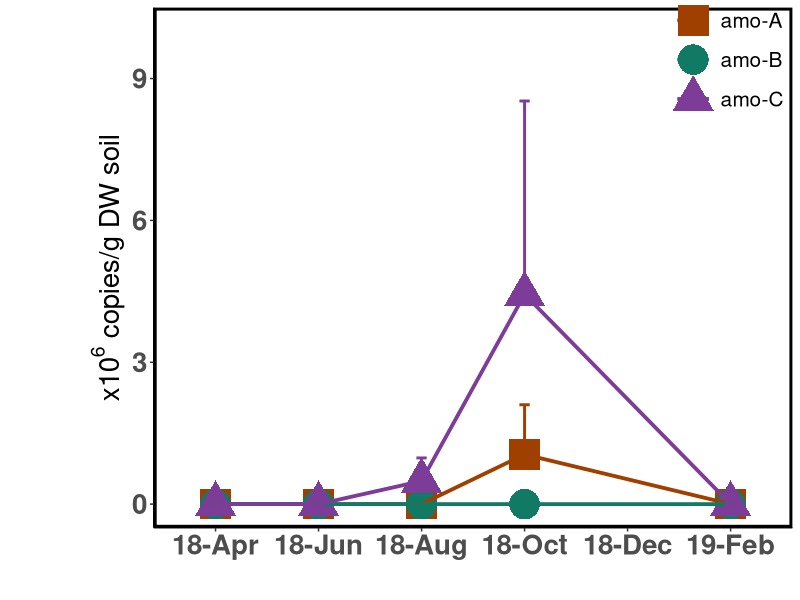
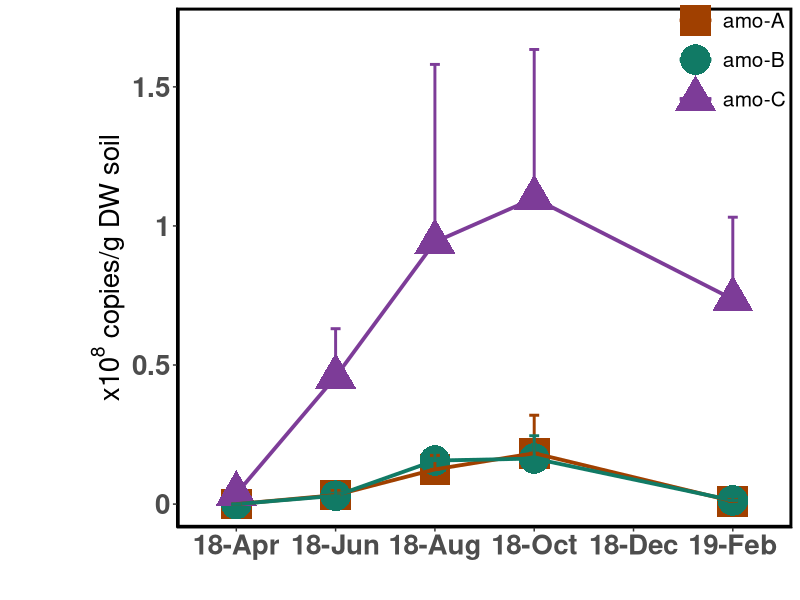
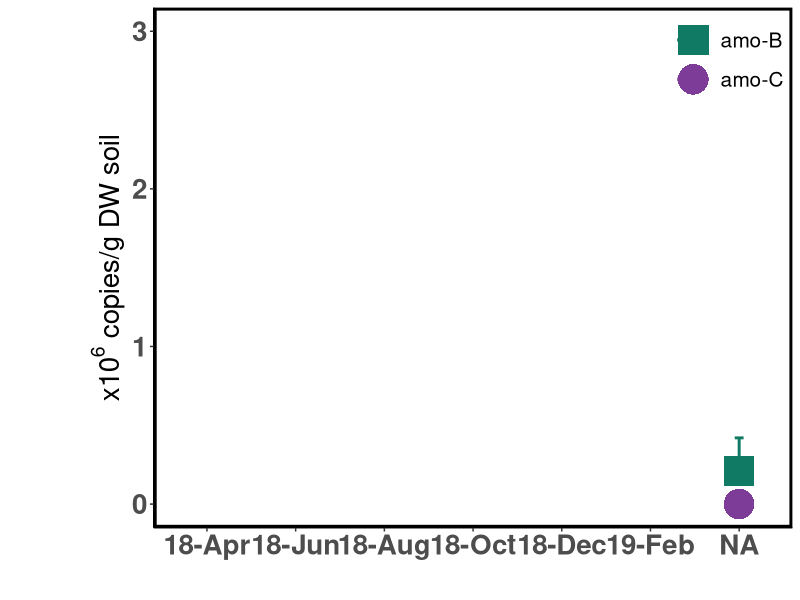
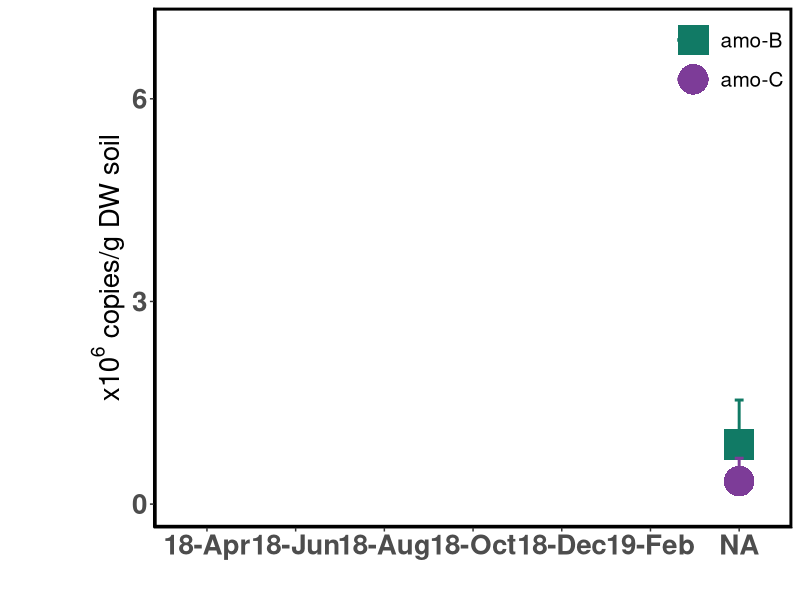

These figures' R source, in order:
################################################################################
#                                                                              #
# Analysis of metatranscriptomic dataset for PW + CW, 04.2018 - 02.2019        #
#                                                                              #
# Author: Anna Burns                                                           #
# Last edited: 15.01.2024                                                      #
#                                                                              #
################################################################################

################################################################################
# Required packages                                                            #
################################################################################

library(dplyr)
library(stringr)
library(tidyverse)
library(RColorBrewer)
library(lubridate)

################################################################################
# Data upload                                                                  #
################################################################################

aoa <- read.csv('Data/mRNA.aoa.absolute.csv')

aob <- read.csv('Data/mRNA.aob.absolute.csv')

################################################################################
# Functions                                                                    #
################################################################################

################################################################################
# Code                                                                         #
################################################################################

# preparing aoa data

aoa$month <- factor(aoa$month, levels = c('18Apr', '18Jun', '18Aug', '18Oct', '18Dec', '19Feb'))

aoa_summary <- aoa %>% group_by(Site, month, Subunit) %>% summarise(mean = mean(Amount), sd = sd(Amount), n = n(), se = sd/sqrt(n))

aoa_summary$month2 <- str_c(str_sub(aoa_summary$month, 1, 2), str_sub(aoa_summary$month, 3,5), sep = '-')

aoa_summary$month2 <- factor(aoa_summary$month2, levels = c('18-Apr', '18-Jun', '18-Aug', '18-Oct', '18-Dec', '19-Feb'))

# preparing aob data

aob$month <- factor(aob$month, levels = c('18Apr', '18Jun', '18Aug', '18Oct', '18Dec', '19Feb'))

aob_summary <- aob %>% group_by(Site, month, Subunit) %>% summarise(mean = mean(Amount), sd = sd(Amount), n = n(), se = sd/sqrt(n))

aob_summary$month2 <- str_c(str_sub(aob_summary$month, 1, 2), str_sub(aob_summary$month, 3,5), sep = '-')

aob_summary$month2 <- factor(aob_summary$month2, levels = c('18-Apr', '18-Jun', '18-Aug', '18-Oct', '18-Dec', '19-Feb'))

################################################################################
# Figures and Statistics                                                       #
################################################################################

# aoa

## coastal wet site

ggplot(aoa_summary[aoa_summary$Site == 'CW',], aes(x = month2, y = mean, col = Subunit, group = Subunit)) +
  geom_point(aes(shape = Subunit), size = 10) + 
  geom_line(linewidth = 1.3) + 
  theme_classic() + 
  geom_errorbar(aes(ymax = mean + se, ymin = mean, color = Subunit), width = 0.1, linewidth = 1) +
  scale_shape_manual(values = c(15,16,17)) + 
  scale_color_manual(values = c("#A04000","#117A65","#7D3C98")) + 
  scale_y_continuous(limits = c(0, 1e7), breaks = c(0, 3e6, 6e6, 9e6), labels = c(0.0,3.0, 6.0,9.0)) +
  scale_x_discrete(drop = FALSE) + 
  labs(y = expression(paste(x10^{6}, ' copies/g DW soil')), x = '') + 
  theme(axis.title=element_text(size=20,face = "bold"),
        axis.title.y=element_text(margin = margin(l = 60)),
        axis.text=element_text(size=20,face = "bold"),
        title = element_text(size = 20, face = 'bold'),
        panel.border = element_rect(linetype = "solid", colour = "black", fill = NA, size=2),
        panel.background = element_rect(fill = NA),panel.grid.major = element_blank(),legend.position = c(0.9,0.9),
        legend.text = element_text(size = 15),legend.key = element_rect(fill = NA),legend.title = element_blank(),
        legend.background = element_blank())

## percolation wet site

ggplot(aoa_summary[aoa_summary$Site == 'PW',], aes(x = month2, y = mean, col = Subunit, group = Subunit)) +
  geom_point(aes(shape = Subunit), size = 10) + 
  geom_line(size = 1.3) + 
  theme_classic() + 
  geom_errorbar(aes(ymax = mean + se, ymin = mean, color = Subunit), width = 0.1, linewidth = 1) +
  scale_shape_manual(values = c(15,16,17)) + 
  scale_color_manual(values = c("#A04000","#117A65","#7D3C98")) + 
  scale_y_continuous(limits = c(0, 1.7e8), breaks = c(0, 5e7, 1e8, 1.5e8), labels = c(0,0.5,1.0,1.5)) +
  scale_x_discrete(drop = FALSE) + 
  labs(x = '', y = expression(paste(x10^{8}, ' copies/g DW soil'))) +
  theme(axis.title=element_text(size=20,face = "bold"),axis.text=element_text(size=20,face = "bold"),
        title = element_text(size = 20, face = 'bold'),
        axis.title.y=element_text(margin = margin(l = 60)),
        panel.border = element_rect(linetype = "solid", colour = "black", fill = NA, size=2),
        panel.background = element_rect(fill = NA),panel.grid.major = element_blank(),legend.position = c(0.9,0.9),
        legend.text = element_text(size = 15),legend.key = element_rect(fill = NA),legend.title = element_blank(),
        legend.background = element_blank())

# aob

# coastal wet site

ggplot(aob_summary[aob_summary$Site == 'CW',], aes(x = month2, y = mean, col = Subunit, group = Subunit)) +
  geom_point(aes(shape = Subunit), size = 10) + 
  geom_line(size = 1.3) + 
  theme_classic() + 
  geom_errorbar(aes(ymax = mean + se, ymin = mean, color = Subunit), width = 0.1, linewidth = 1) +
  scale_shape_manual(values = c(15,16,17)) + 
  scale_color_manual(values = c("#117A65","#7D3C98")) + 
  scale_y_continuous(limits = c(0, 3e6), breaks = c(0, 1e6, 2e6, 3e6), labels = c(0,1,2,3)) +
  scale_x_discrete(drop = FALSE) + 
  labs(x = '', y = expression(paste(x10^{6}, ' copies/g DW soil'))) +
  theme(axis.title=element_text(size=20,face = "bold"),axis.text=element_text(size=20,face = "bold"),
        title = element_text(size = 20, face = 'bold'),
        axis.title.y=element_text(margin = margin(l = 60)),
        panel.border = element_rect(linetype = "solid", colour = "black", fill = NA, size=2),
        panel.background = element_rect(fill = NA),panel.grid.major = element_blank(),legend.position = c(0.9,0.9),
        legend.text = element_text(size = 15),legend.key = element_rect(fill = NA),legend.title = element_blank(),
        legend.background = element_blank())

# percolation wet site

ggplot(aob_summary[aob_summary$Site == 'PW',], aes(x = month2, y = mean, col = Subunit, group = Subunit)) +
  geom_point(aes(shape = Subunit), size = 10) + 
  geom_line(size = 1.3) + 
  theme_classic() + 
  geom_errorbar(aes(ymax = mean + se, ymin = mean, color = Subunit), width = 0.1, linewidth = 1) +
  scale_shape_manual(values = c(15,16,17)) + 
  scale_color_manual(values = c("#117A65","#7D3C98")) + 
  scale_y_continuous(limits = c(0,7e6), breaks = c(0, 3e6, 6e6), labels = c(0,3,6)) +
  scale_x_discrete(drop = FALSE) + 
  labs(x = '', y = expression(paste(x10^{6}, ' copies/g DW soil'))) +
  theme(axis.title=element_text(size=20,face = "bold"),axis.text=element_text(size=20,face = "bold"),
        title = element_text(size = 20, face = 'bold'),
        axis.title.y=element_text(margin = margin(l = 60)),
        panel.border = element_rect(linetype = "solid", colour = "black", fill = NA, size=2),
        panel.background = element_rect(fill = NA),panel.grid.major = element_blank(),legend.position = c(0.9,0.9),
        legend.text = element_text(size = 15),legend.key = element_rect(fill = NA),legend.title = element_blank(),
        legend.background = element_blank())
